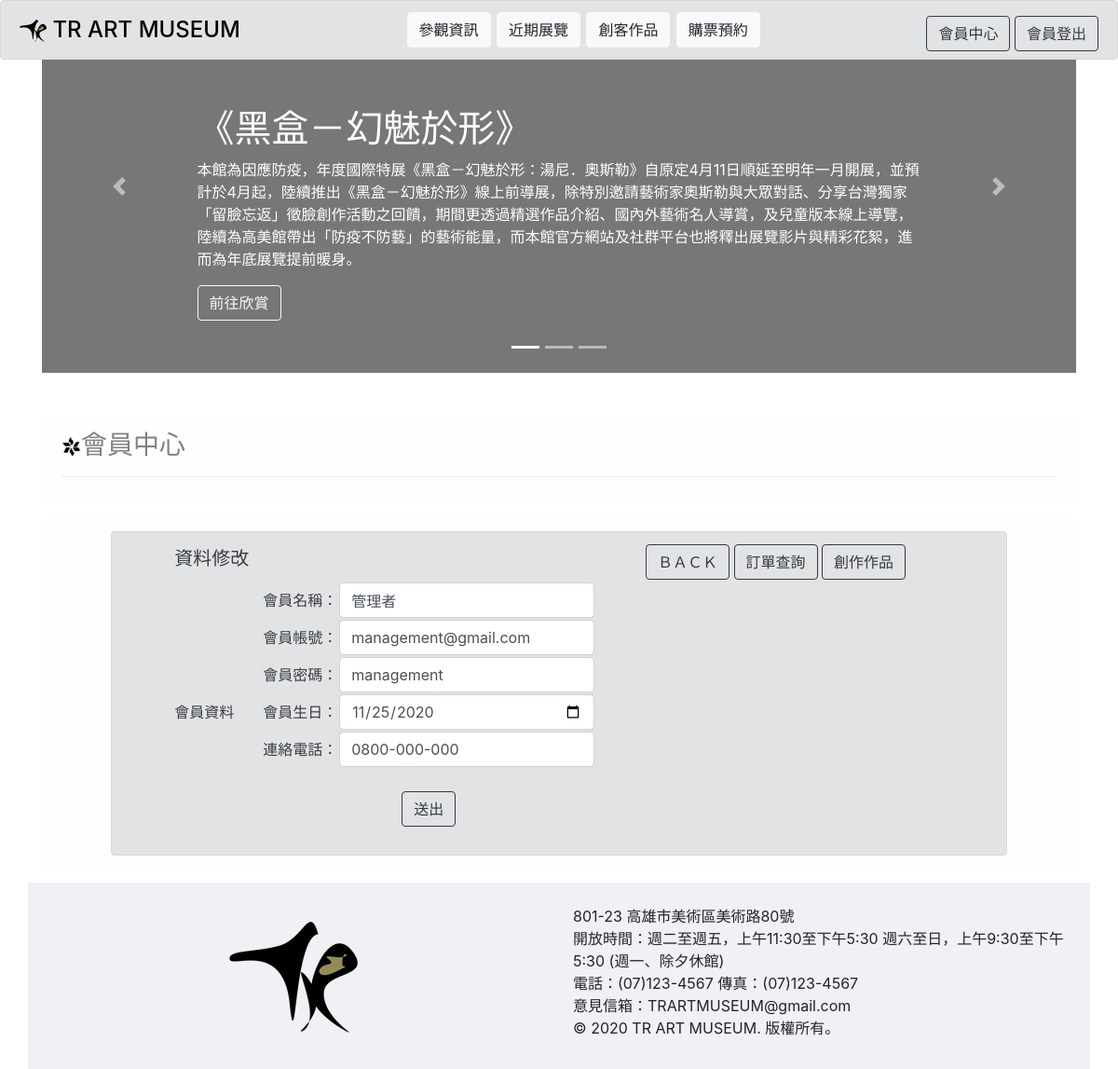
The page /page005-2-1.php (signed in) on the database its author committed.
### tables this page shows
CREATE TABLE `mem` (
  `id` int(11) NOT NULL,
  `name` varchar(100) NOT NULL,
  `username` varchar(100) NOT NULL,
  `password` varchar(100) NOT NULL,
  `birth` varchar(100) NOT NULL,
  `phone` varchar(100) NOT NULL
);

### memdatachange.php (the view, shortened to what this page needs)
<?php
    $id = $_SESSION["user_type"];
       require "includes/db.php";
    $sql = "SELECT * FROM mem WHERE id='$id'";
    $result = $conn->query($sql);
    if ($result->num_rows > 0) {
        while($row = $result->fetch_assoc()) {
            $name = $row["name"];
            $userid = $row["username"];
            $passchk = $row["password"];
            $birth =$row["birth"];
            $phone =$row["phone"];
            echo "<form method=POST action=update.php>";
            echo "<table>";
                echo "<tr><td>會員名稱：</td><td>".
                     "<input type='text' class='form-control' value='$name' name='name'>";
                echo "</td></tr>";
                echo "<tr><td>會員帳號：</td><td>".
                     "<input type='email' class='form-control' value='$userid' name='userid'>";
                echo "</td></tr>";
                echo "<tr><td>會員密碼：</td><td>".
                "<input type='text' class='form-control' value='$passchk' name='passchk'>";
                echo "</td></tr>";
                echo "<tr><td>會員生日：</td><td>".
                "<input type='date' class='form-control' value='$birth' name='birth'>";
                echo "</td></tr>";
                echo "<tr><td>連絡電話：</td><td>".
                "<input type='text' class='form-control' value='$phone' name='phone'>";
                echo "</td></tr>";
                echo "<tr><td align='center' colspan='2'>";
                echo "<br><P align='center'><button type='submit' class='btn btn-outline-dark'>送出</button></P>";
                echo "</td></tr>";
            echo "</table>";
            echo "</form>";
        }
    } else{
        echo "失敗";
    }
?>

### rows shown on the page
mem: name "管理者", userid "management@gmail.com", passchk "management", birth "11/25/2020", phone "0800-000-000"
